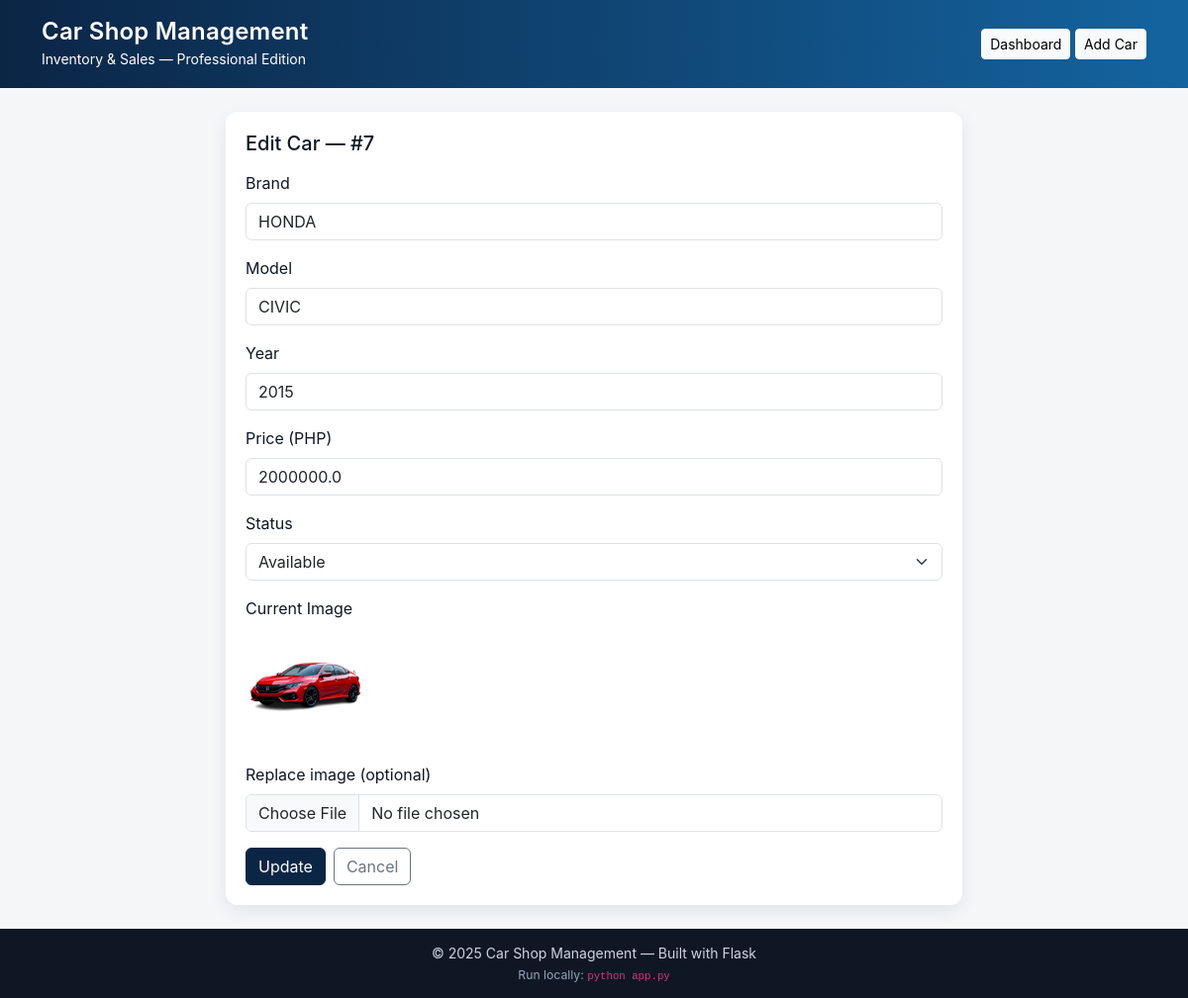
The app's page /edit/7 (signed in) with its own data.
### tables this page shows
CREATE TABLE cars (
            id INTEGER PRIMARY KEY AUTOINCREMENT,
            brand TEXT NOT NULL,
            model TEXT NOT NULL,
            year INTEGER NOT NULL,
            price REAL NOT NULL,
            status TEXT NOT NULL
        , image_filename TEXT, stock INTEGER NOT NULL DEFAULT 1);

### app.py (the view, shortened to what this page needs)
@app.route('/edit/<int:car_id>', methods=('GET','POST'))
@roles_required('admin', 'superadmin')
def edit_car(car_id):
    conn = get_db_connection()
    car = conn.execute("SELECT * FROM cars WHERE id = ?", (car_id,)).fetchone()
    if car is None:
        conn.close()
        flash('Car not found.', 'danger')
        return redirect(url_for('index'))
    conn.close()
    return render_template('edit_car.html', car=car)

### app.py (called while the page is built)
def get_db_connection():
    conn = sqlite3.connect(DB_PATH)
    conn.row_factory = sqlite3.Row
    return conn

@app.before_request
def require_login():
    allowed_endpoints = {'login', 'logout', 'static', 'register', 'index', 'add_to_cart', 'view_cart', 'cart'}
    if request.endpoint is None:
        return
    if request.endpoint not in allowed_endpoints and 'user_id' not in session:
        return redirect(url_for('login', next=request.path))

def roles_required(*roles):
    def decorator(f):
        @functools.wraps(f)
        def wrapped(*args, **kwargs):
            if 'user_id' not in session:
                return redirect(url_for('login', next=request.path))
            if session.get('role') not in roles:
                flash('Forbidden: insufficient permissions.', 'danger')
                return redirect(url_for('index'))
            return f(*args, **kwargs)
        return wrapped
    return decorator

### templates/edit_car.html (shortened to what this page needs)
{% extends 'base.html' %}
{% block content %}
<div class="container-card col-md-8 mx-auto">
  <h2 class="h5 mb-3">Edit Car — #{{ car.id }}</h2>
  <form method="post" enctype="multipart/form-data">
    <div class="mb-3">
      <label class="form-label">Brand</label>
      <input name="brand" class="form-control" value="{{ car.brand }}" required>
    </div>
    <div class="mb-3">
      <label class="form-label">Model</label>
      <input name="model" class="form-control" value="{{ car.model }}" required>
    </div>
    <div class="mb-3">
      <label class="form-label">Year</label>
      <input name="year" type="number" class="form-control" value="{{ car.year }}" required>
    </div>
    <div class="mb-3">
      <label class="form-label">Price (PHP)</label>
      <input name="price" type="number" step="0.01" class="form-control" value="{{ car.price }}" required>
    </div>
    <div class="mb-3">
      <label class="form-label">Status</label>
      <select name="status" class="form-select" required>
        <option {% if car.status=='Available' %}selected{% endif %}>Available</option>
      </select>
    </div>
    <div class="mb-3">
      <label class="form-label">Current Image</label><br>
      {% if car.image_filename %}
        <img src="{{ url_for('static', filename='uploads/' ~ car.image_filename) }}" style="height:120px; object-fit:cover;">
      {% else %}
        <div class="text-muted small">No image</div>
      {% endif %}
    </div>
    <div class="mb-3">
      <label class="form-label">Replace image (optional)</label>
      <input class="form-control" type="file" name="image" accept="image/*">
    </div>
    <div class="d-flex gap-2">
      <button class="btn btn-primary btn-primary-custom" type="submit">Update</button>
      <a href="{{ url_for('index') }}" class="btn btn-outline-secondary">Cancel</a>
    </div>
  </form>
</div>
{% endblock %}

### static/style.css (style rules this page uses)
:root { --navy: #0b2545; --accent: #1464a0; --light: #f4f6f8; --muted: #667085; --card: #ffffff; }
body { background: var(--light); color: #0f1724; font-family: Inter, system-ui, -apple-system, 'Segoe UI', Roboto, 'Helvetica Neue', Arial; margin:0; }
.container-card { background: var(--card); border-radius: 12px; box-shadow: 0 6px 18px rgba(11,37,69,0.08); padding: 20px; margin-top: 18px; }
.btn-primary-custom { background: var(--navy); border-color: var(--navy); }

### records on screen
cars: id "7", brand "HONDA", model "CIVIC", year "2015", price "2000000.0", status "Available", image_filename (picture)

### other values on screen
{{ 2025 }} "2025"
